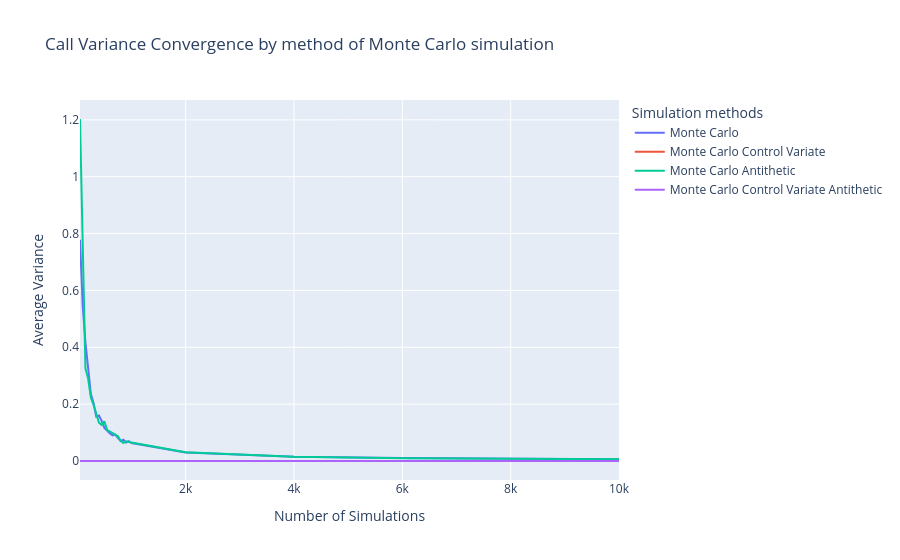

The code cell stored with this chart in its notebook:
### Code cell
fig = go.Figure()

# Courbe 1 : Moyenne
fig.add_trace(go.Scatter(
    x=df_call_mc.index,
    y=df_call_mc["var_normalized"],
    mode='lines',
    name='Monte Carlo'
))

fig.add_trace(go.Scatter(
    x=df_call_mc_cv.index,
    y=df_call_mc_cv["var_normalized"],
    mode='lines',
    name='Monte Carlo Control Variate'
))

fig.add_trace(go.Scatter(
    x=df_call_mc_an.index,
    y=df_call_mc_an["var_normalized"],
    mode='lines',
    name='Monte Carlo Antithetic'
))

fig.add_trace(go.Scatter(
    x=df_call_mc_an_cv.index,
    y=df_call_mc_an_cv["var_normalized"],
    mode='lines',
    name='Monte Carlo Control Variate Antithetic'
))

fig.update_layout(
    title="Call Variance Convergence by method of Monte Carlo simulation",
    xaxis_title="Number of Simulations",
    yaxis_title="Average Variance",
    legend_title="Simulation methods"
)

fig.show()

### Figure 1 — Plotly figure (JSON) as saved in the notebook; plotly's stock layout.template omitted (floating-point values rounded to 4 significant figures)
{"data": [{"mode": "lines", "name": "Monte Carlo", "type": "scatter", "x": [50, 100, 150, 200, 250, 300, 350, 400, 450, 500, 550, 600, 650, 700, 750, 800, 850, 900, 950, 1000, 2000, 4000, 6000, 8000, 10000], "y": [0.7783, 0.5472, 0.4177, 0.3315, 0.2362, 0.2045, 0.1559, 0.1598, 0.1412, 0.1167, 0.1056, 0.09758, 0.08976, 0.09271, 0.08154, 0.07011, 0.07456, 0.06483, 0.07012, 0.06347, 0.03017, 0.01494, 0.01012, 0.007441, 0.006065]}, {"mode": "lines", "name": "Monte Carlo Control Variate", "type": "scatter", "x": [50, 100, 150, 200, 250, 300, 350, 400, 450, 500, 550, 600, 650, 700, 750, 800, 850, 900, 950, 1000, 2000, 4000, 6000, 8000, 10000], "y": [1.61e-32, 3.187e-32, 4.765e-32, 1.586e-32, 2.851e-32, 2.374e-32, 9.041e-33, 1.779e-32, 1.581e-32, 1.423e-32, 1.293e-32, 1.185e-32, 1.094e-32, 1.806e-32, 9.479e-33, 8.886e-33, 3.717e-33, 7.897e-33, 7.481e-33, 7.107e-33, 3.552e-33, 1.775e-33, 1.183e-33, 8.876e-34, 7.1e-34]}, {"mode": "lines", "name": "Monte Carlo Antithetic", "type": "scatter", "x": [50, 100, 150, 200, 250, 300, 350, 400, 450, 500, 550, 600, 650, 700, 750, 800, 850, 900, 950, 1000, 2000, 4000, 6000, 8000, 10000], "y": [1.203, 0.7091, 0.3256, 0.2902, 0.2238, 0.1977, 0.1656, 0.1352, 0.1267, 0.1393, 0.1095, 0.1042, 0.09686, 0.09202, 0.08693, 0.0716, 0.06364, 0.06951, 0.06641, 0.06497, 0.03082, 0.01477, 0.009884, 0.007426, 0.005981]}, {"mode": "lines", "name": "Monte Carlo Control Variate Antithetic", "type": "scatter", "x": [50, 100, 150, 200, 250, 300, 350, 400, 450, 500, 550, 600, 650, 700, 750, 800, 850, 900, 950, 1000, 2000, 4000, 6000, 8000, 10000], "y": [1.61e-32, 3.187e-32, 4.765e-32, 1.586e-32, 2.851e-32, 2.374e-32, 9.041e-33, 1.779e-32, 1.581e-32, 1.423e-32, 1.293e-32, 1.185e-32, 1.094e-32, 1.806e-32, 9.479e-33, 8.886e-33, 3.717e-33, 7.897e-33, 7.481e-33, 7.107e-33, 3.552e-33, 1.775e-33, 1.183e-33, 8.876e-34, 7.1e-34]}], "layout": {"legend": {"title": {"text": "Simulation methods"}}, "title": {"text": "Call Variance Convergence by method of Monte Carlo simulation"}, "xaxis": {"title": {"text": "Number of Simulations"}}, "yaxis": {"title": {"text": "Average Variance"}}}}
